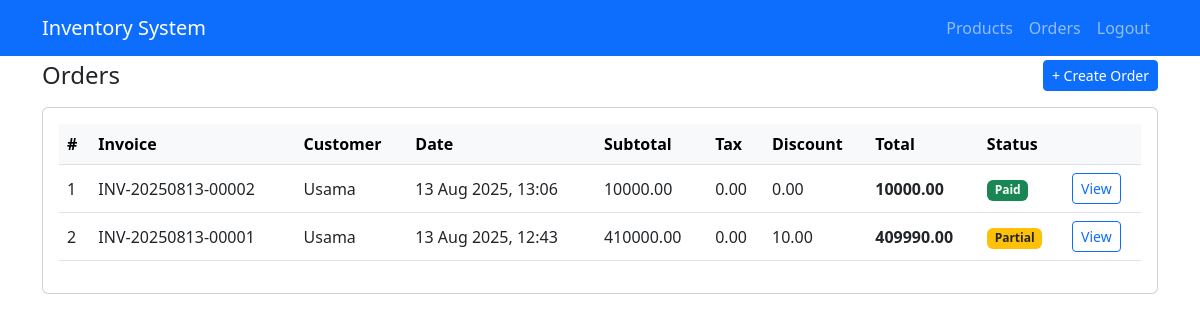
Screenshot of /billing/orders/ with the database file from the repository.
### billing/models.py (models this page shows, shortened)
class Order(models.Model):
    PAYMENT_STATUS = [
        ("unpaid", "Unpaid"),
        ("partial", "Partial"),
        ("paid", "Paid"),
    ]
    customer = models.ForeignKey(Customer, on_delete=models.CASCADE, related_name="orders")
    created_by = models.ForeignKey(settings.AUTH_USER_MODEL, on_delete=models.SET_NULL, null=True, blank=True)
    date = models.DateTimeField(default=timezone.now)
    tax = models.DecimalField(max_digits=10, decimal_places=2, default=Decimal("0.00"))
    discount = models.DecimalField(max_digits=10, decimal_places=2, default=Decimal("0.00"))
    subtotal = models.DecimalField(max_digits=12, decimal_places=2, default=Decimal("0.00"))
    total = models.DecimalField(max_digits=12, decimal_places=2, default=Decimal("0.00"))
    invoice_number = models.CharField(max_length=50, unique=True, blank=True)
    payment_status = models.CharField(max_length=20, choices=PAYMENT_STATUS, default="unpaid")
    notes = models.TextField(blank=True, null=True)
    class Meta:
        ordering = ["-date"]

class Customer(models.Model):
    name = models.CharField(max_length=255)
    phone = models.CharField(max_length=20, blank=True, null=True)
    email = models.EmailField(blank=True, null=True)
    address = models.TextField(blank=True, null=True)
    created_at = models.DateTimeField(auto_now_add=True)
    class Meta:
        ordering = ["-created_at"]

### billing/views.py (the view)
# urls.py: path("orders/", views.order_list, name="order_list"),
def order_list(request):
    orders = Order.objects.select_related("customer").order_by("-date")
    return render(request, "billing/order_list.html", {"orders": orders})

### billing/templates/billing/order_list.html (shortened to what this page needs)
{% extends 'inventory/base.html' %}
{% block content %}
<div class="d-flex justify-content-between align-items-center mb-3">
  <h4 class="mb-0">Orders</h4>
  <a class="btn btn-primary btn-sm" href="{% url 'billing:order_create' %}">+ Create Order</a>
</div>
<div class="card">
  <div class="card-body table-responsive">
    <table class="table table-hover align-middle">
      <thead class="table-light">
        <tr>
          <th>#</th><th>Invoice</th><th>Customer</th><th>Date</th>
          <th>Subtotal</th><th>Tax</th><th>Discount</th><th>Total</th><th>Status</th><th></th>
        </tr>
      </thead>
      <tbody>
      {% for o in orders %}
        <tr>
          <td>{{ forloop.counter }}</td>
          <td>{{ o.invoice_number }}</td>
          <td>{{ o.customer.name }}</td>
          <td>{{ o.date|date:"d M Y, H:i" }}</td>
          <td>{{ o.subtotal }}</td>
          <td>{{ o.tax }}</td>
          <td>{{ o.discount }}</td>
          <td><strong>{{ o.total }}</strong></td>
          <td>
            {% if o.payment_status == 'paid' %}
              <span class="badge bg-success">Paid</span>
            {% elif o.payment_status == 'partial' %}
              <span class="badge bg-warning text-dark">Partial</span>
            {% else %}
              <span class="badge bg-secondary">Unpaid</span>
            {% endif %}
          </td>
          <td><a class="btn btn-sm btn-outline-primary" href="{% url 'billing:order_detail' o.id %}">View</a></td>
        </tr>
      {% empty %}
        <tr><td colspan="10" class="text-center text-muted">No orders yet.</td></tr>
      {% endfor %}
      </tbody>
    </table>
  </div>
</div>
{% endblock %}

### inventory/templates/inventory/base.html (style rules this page uses)
body { padding-top: 60px; }

### rows the page displays
Order: invoice_number "INV-20250813-00002", customer.name "Usama", date "13 Aug 2025, 13:06", subtotal "10000.00", tax "0.00", discount "0.00", total "10000.00", payment_status "Paid"
Order: invoice_number "INV-20250813-00001", customer.name "Usama", date "13 Aug 2025, 12:43", subtotal "410000.00", tax "0.00", discount "10.00", total "409990.00", payment_status "Partial"
